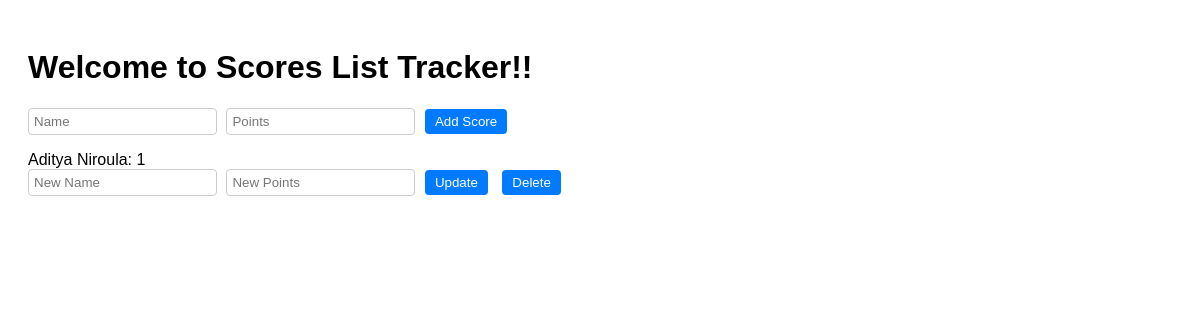
Before: / with the older database file.
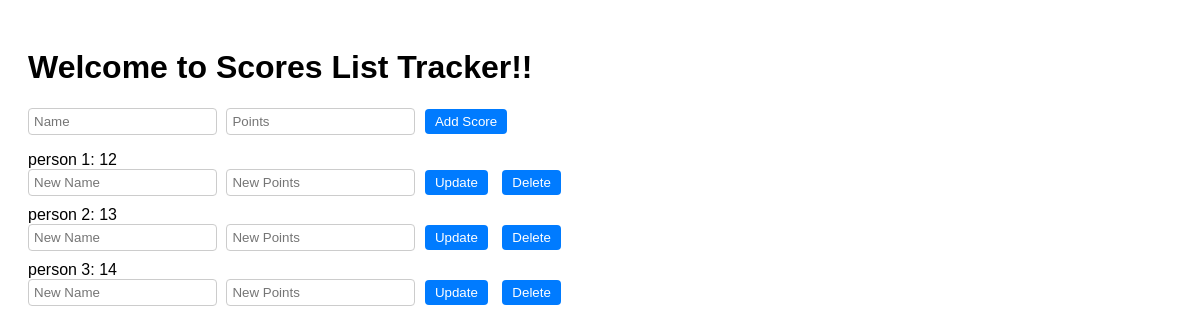
After: the same page with the newer database file.
### tables this page shows
CREATE TABLE scores (
                  id INTEGER PRIMARY KEY,
                  name TEXT NOT NULL,
                  points INTEGER NOT NULL);

### app.py (the view)
@app.route('/')
def index():
    conn = get_db_connection()
    cur = conn.cursor()
    cur.execute('SELECT * FROM scores')
    scores = cur.fetchall()
    conn.close()
    return render_template('index.html', scores=scores)

### app.py (called while the page is built)
def get_db_connection():
    conn = sqlite3.connect('database.db')
    conn.row_factory = sqlite3.Row  # This enables column access by name: row['column_name']
    return conn

### templates/index.html (shortened to what this page needs)
<!DOCTYPE html>
<html lang="en">
<head>
    <link rel="stylesheet" href="{{ url_for('static', filename='style.css') }}">
</head>
<body>
    <h1>Welcome to Scores List Tracker!!</h1>
    <form action="/add" method="post">
        <input type="text" name="name" placeholder="Name" required>
        <input type="number" name="points" placeholder="Points" required>
        <button type="submit">Add Score</button>
    </form>
    <ul>
        {% for score in scores %}
        {{ score['name'] }}: {{ score['points'] }}
        <li>
            <form action="/update/{{ score['id'] }}" method="post" style="display: inline;">
                <input type="text" name="name" placeholder="New Name" required>
                <input type="number" name="points" placeholder="New Points" required>
                <button type="submit">Update</button>
            </form>
            <form action="/delete/{{ score['id'] }}" method="post" style="display: inline;">
                <button type="submit">Delete</button>
            </form>
        </li>
        {% endfor %}
    </ul>
</body>
</html>

### static/style.css (style rules this page uses)
body { font-family: Arial, sans-serif; padding: 20px; }
ul { list-style-type: none; padding: 0; }
li { margin-bottom: 10px; }
form { display: inline; margin-right: 10px; }
input[type="text"], input[type="number"] { padding: 5px; margin-right: 5px; border: 1px solid #ccc; border-radius: 4px; }
button { padding: 5px 10px; background-color: #007bff; color: white; border: none; cursor: pointer; border-radius: 4px; transition: background-color 0.3s ease; }

Changed rows visible on the page:
changed scores: name "Aditya Niroula" → "person 1"; points "1" → "12"
added scores: name "person 2", points "13"
added scores: name "person 3", points "14"
